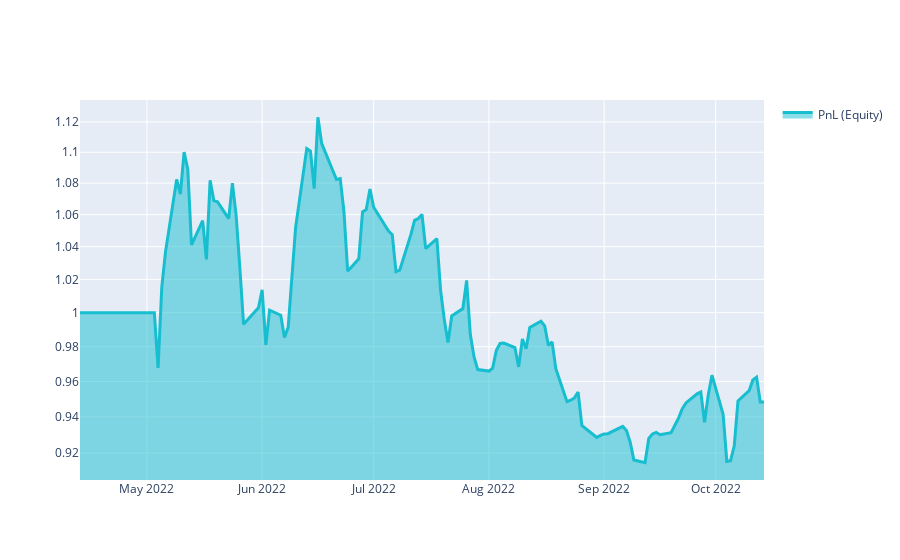

The code cell stored with this chart in its notebook:
### Markdown cell above
# Q18 Quick Start

This template shows you the basic steps for taking part to the **Q18 NASDAQ-100 Stock Long-Short contest**.

### Code cell
import xarray as xr

import qnt.ta as qnta
import qnt.data as qndata
import qnt.output as qnout
import qnt.stats as qns

data = qndata.stocks.load_ndx_data(min_date="2022-04-13")

close     = data.sel(field="close")
is_liquid = data.sel(field="is_liquid")
sma_slow  = qnta.sma(close, 75)
sma_fast  = qnta.sma(close, 5)
weights   = xr.where(sma_slow < sma_fast, 1, -1)
weights   = weights * is_liquid

weights = qnout.clean(weights, data, "stocks_nasdaq100")

# calc stats
stats = qns.calc_stat(data, weights.sel(time=slice("2022-04-13", None)))
display(stats.to_pandas().tail())

# graph
performance = stats.to_pandas()["equity"]
import qnt.graph as qngraph

qngraph.make_plot_filled(performance.index, performance, name="PnL (Equity)", type="log")
